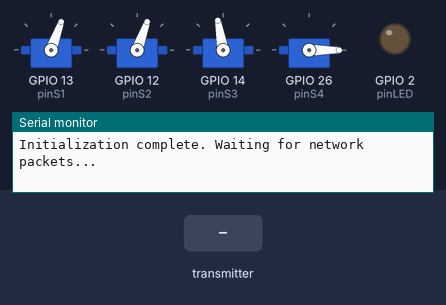
A sketch run on a simulated ESP32. Shown: 4 × servo, output pins drawn as LEDs (lit = HIGH), the last lines printed to the serial monitor. Dashed ring = blinking. The inputs (shaded band) are chosen by the test bench.

Above: at 1.2 s.
1.3 s: the transmitter starts sending angle1 = 0
At 1.55 s:
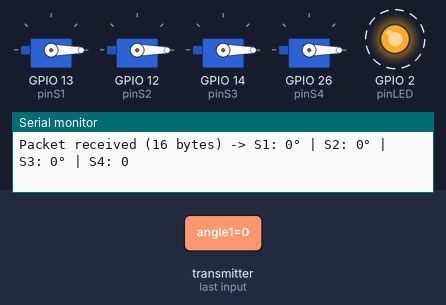
4.3 s: the transmitter starts sending angle2 = 45
At 4.55 s:
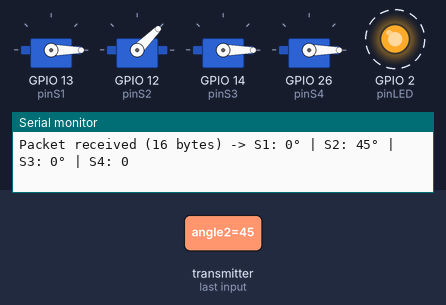
7.3 s: the transmitter starts sending angle3 = 45
At 7.55 s:
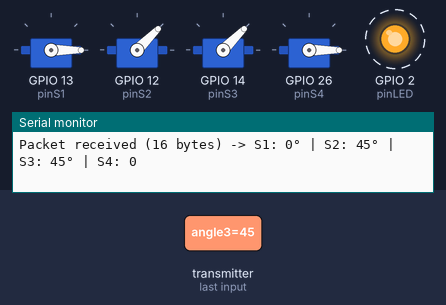
10.3 s: the transmitter starts sending angle4 = 45
At 10.55 s:
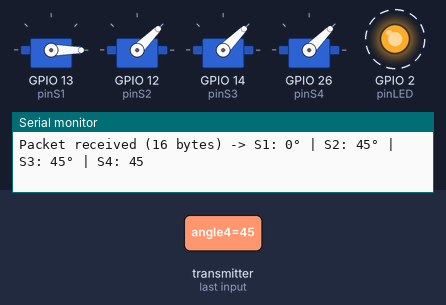
13.3 s: the transmitter starts sending angle1 = 45
At 13.55 s:
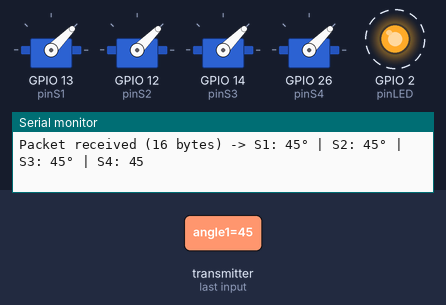
16.3 s: the transmitter starts sending angle2 = 0
At 16.55 s:
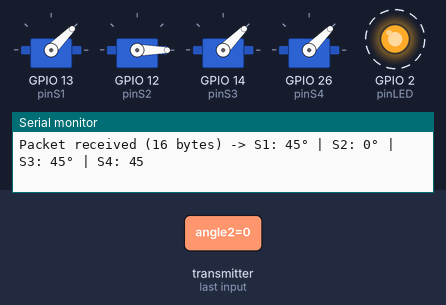
Timing chart, 0 to 20.3 s (numbered marks = the images above; inputs shaded):
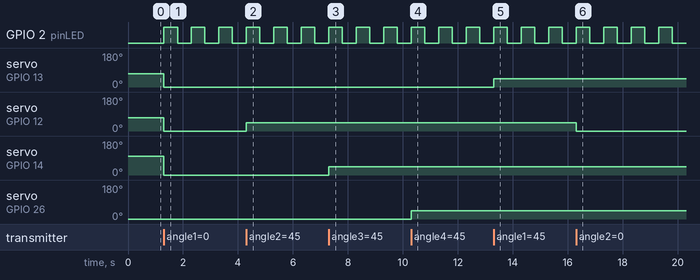

The sketch:

Robot_Receiver.ino
```cpp
#include <esp_now.h>
#include <WiFi.h>
#include <esp_wifi.h>
#include <ESP32Servo.h>

// Creation of instances to control each motor independently
Servo servo1;
Servo servo2;
Servo servo3;
Servo servo4;

// Definition of the ESP32 output pins (PWM).
// These pins will generate the square wave signal that indicates the angle to the servo.
const int pinS1 = 13;
const int pinS2 = 12;
const int pinS3 = 14;
const int pinS4 = 26;

// Pin 2 corresponds to the built-in blue LED on most ESP32 boards
const int pinLED = 2;

// Definition of the data "mold". It is crucial that the memory footprint
// (the number and type of variables) is strictly identical between
// the Transmitter and the Receiver for the packet to be decoded correctly.
typedef struct struct_message {
  int angle1;
  int angle2;
  int angle3;
  int angle4;
} struct_message;

// Instantiation of the structure to store the received values
struct_message armData;

// --- CALLBACK FUNCTION ---
// This function does not run in the loop(). It is triggered asynchronously
// (hardware interrupt) by the Wi-Fi module as soon as a packet is validated.
void OnDataRecv(const esp_now_recv_info *info, const uint8_t *incomingData, int len) {

  // Memory transfer: we raw-copy the bytes (incomingData)
  // into our formatted structure (armData) to be able to read the variables.
  memcpy(&armData, incomingData, sizeof(armData));

  // 1. Visual debugging on the Serial Monitor
  Serial.print("\nPacket received (");
  Serial.print(len);
  Serial.print(" bytes) -> ");
  Serial.print("S1: "); Serial.print(armData.angle1);
  Serial.print("° | S2: "); Serial.print(armData.angle2);
  Serial.print("° | S3: "); Serial.print(armData.angle3);
  Serial.print("° | S4: "); Serial.println(armData.angle4);

  // 2. Physical visual indicator
  // Read the current state of the pin (0 or 1) and invert this state with '!'.
  // This makes the LED blink at the exact packet reception frequency.
  digitalWrite(pinLED, !digitalRead(pinLED));

  // 3. Hardware control
  // The ESP32 updates the duty cycle of the PWM signals
  // on the 4 pins to force the servos to reach the new position.
  servo1.write(armData.angle1);
  servo2.write(armData.angle2);
  servo3.write(armData.angle3);
  servo4.write(armData.angle4);
}

void setup() {
  Serial.begin(115200);

  // Configuration of the internal LED pin as an output
  pinMode(pinLED, OUTPUT);
  digitalWrite(pinLED, LOW); // Turn off by default

  // --- RADIO CONFIGURATION ---
  // WIFI_STA (Station) mode disables Access Point mode (WIFI_AP).
  // This frees up processor resources and dedicates the antenna to ESP-NOW reception.
  WiFi.mode(WIFI_STA);

  // ESP-NOW does not have a channel scanning mechanism. Therefore, we force
  // the radio hardware to listen exclusively to the specific frequency of channel 1 (2412 MHz).
  esp_wifi_set_channel(1, WIFI_SECOND_CHAN_NONE);

  // --- HARDWARE TIMER CONFIGURATION ---
  // The ESP32 has PWM generators independent of the central processor.
  // We allocate 4 distinct hardware channels (timers) here to guarantee
  // a very stable signal without making the servos jitter.
  ESP32PWM::allocateTimer(0);
  ESP32PWM::allocateTimer(1);
  ESP32PWM::allocateTimer(2);
  ESP32PWM::allocateTimer(3);

  // The standard frequency for classic analog servos is 50 Hz
  // (one signal sent every 20 milliseconds).
  servo1.setPeriodHertz(50);
  servo2.setPeriodHertz(50);
  servo3.setPeriodHertz(50);
  servo4.setPeriodHertz(50);

  // Attaching pins to the timers.
  // The parameters 500 and 2400 are the minimum and maximum pulse widths in microseconds.
  // They define the physical limits of the servos (0 degrees = 500us, 180 degrees = 2400us).
  servo1.attach(pinS1, 500, 2400);
  servo2.attach(pinS2, 500, 2400);
  servo3.attach(pinS3, 500, 2400);
  servo4.attach(pinS4, 500, 2400);

  // Initialization to the safe position to avoid mechanical shocks at startup.
  servo1.write(70);
  servo2.write(70);
  servo3.write(100);
  servo4.write(0);

  // --- STARTING THE PROTOCOL ---
  // Initialization of the ESP-NOW software layer.
  if (esp_now_init() != ESP_OK) {
    Serial.println("Hardware error during ESP-NOW initialization.");
    return; // Stops the setup function if the radio module does not respond
  }

  // We tell the network software layer which function to execute
  // when a new data buffer is full.
  esp_now_register_recv_cb(OnDataRecv);

  Serial.println("Initialization complete. Waiting for network packets...");
}

void loop() {
  // The main processor remains idle here.
  // The ESP32 handles Wi-Fi reception on its own hardware core or via interrupts.
}
```

Measured:
- after the input at 1.3 s, GPIO 2 (pinLED): alternates HIGH for 0.50 s and LOW for 0.50 s, starting at once; servo on GPIO 13 (pinS1), servo on GPIO 12 (pinS2): 70° → 0° at once; servo on GPIO 14 (pinS3): 100° → 0° at once
- after the input at 4.3 s, servo on GPIO 12 (pinS2): 0° → 45° at once
- after the input at 7.3 s, servo on GPIO 14 (pinS3): 0° → 45° at once
- after the input at 10.3 s, servo on GPIO 26 (pinS4): 0° → 45° at once
- after the input at 13.3 s, servo on GPIO 13 (pinS1): 0° → 45° at once
- after the input at 16.3 s, servo on GPIO 12 (pinS2): 45° → 0° at once
